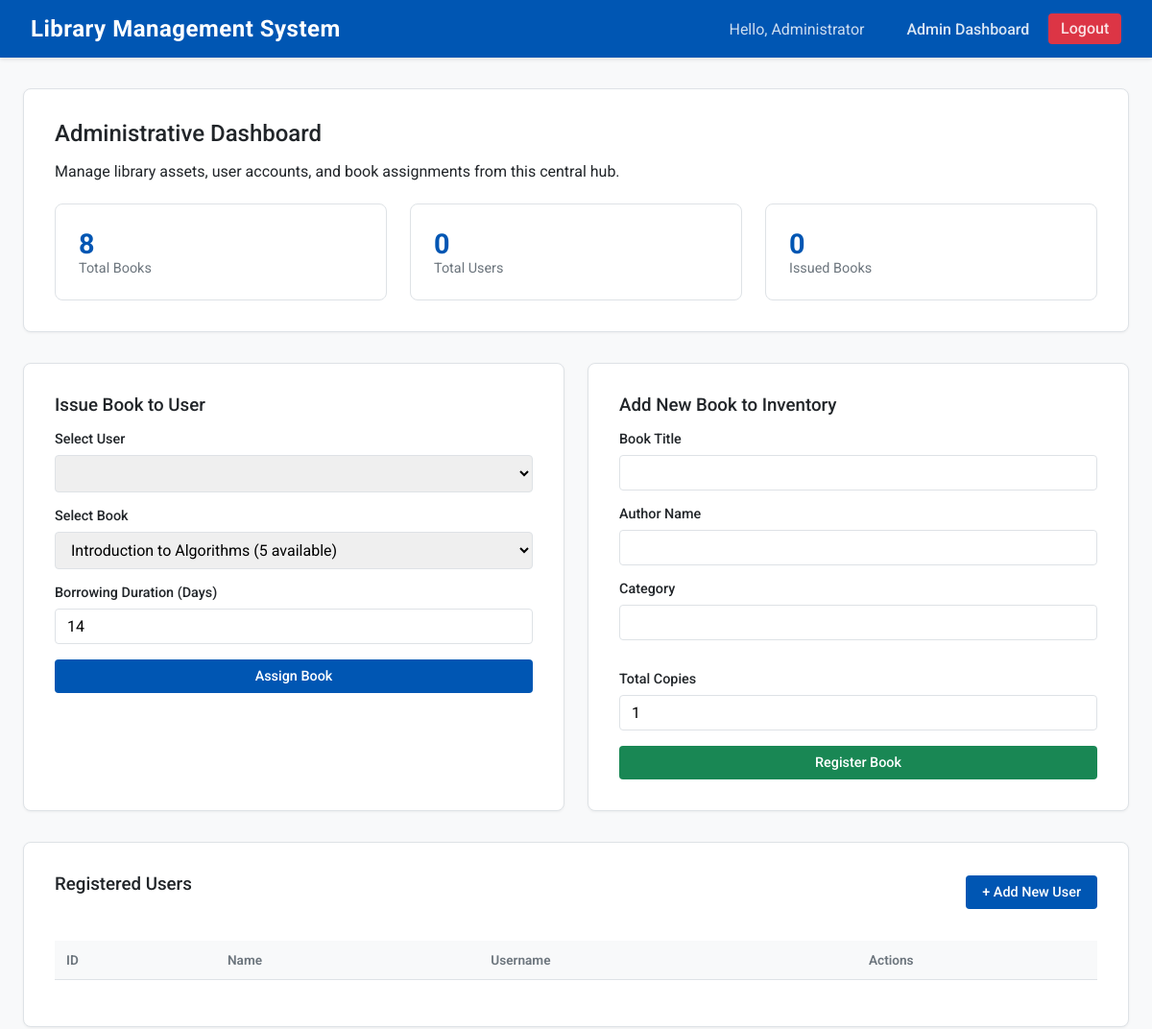
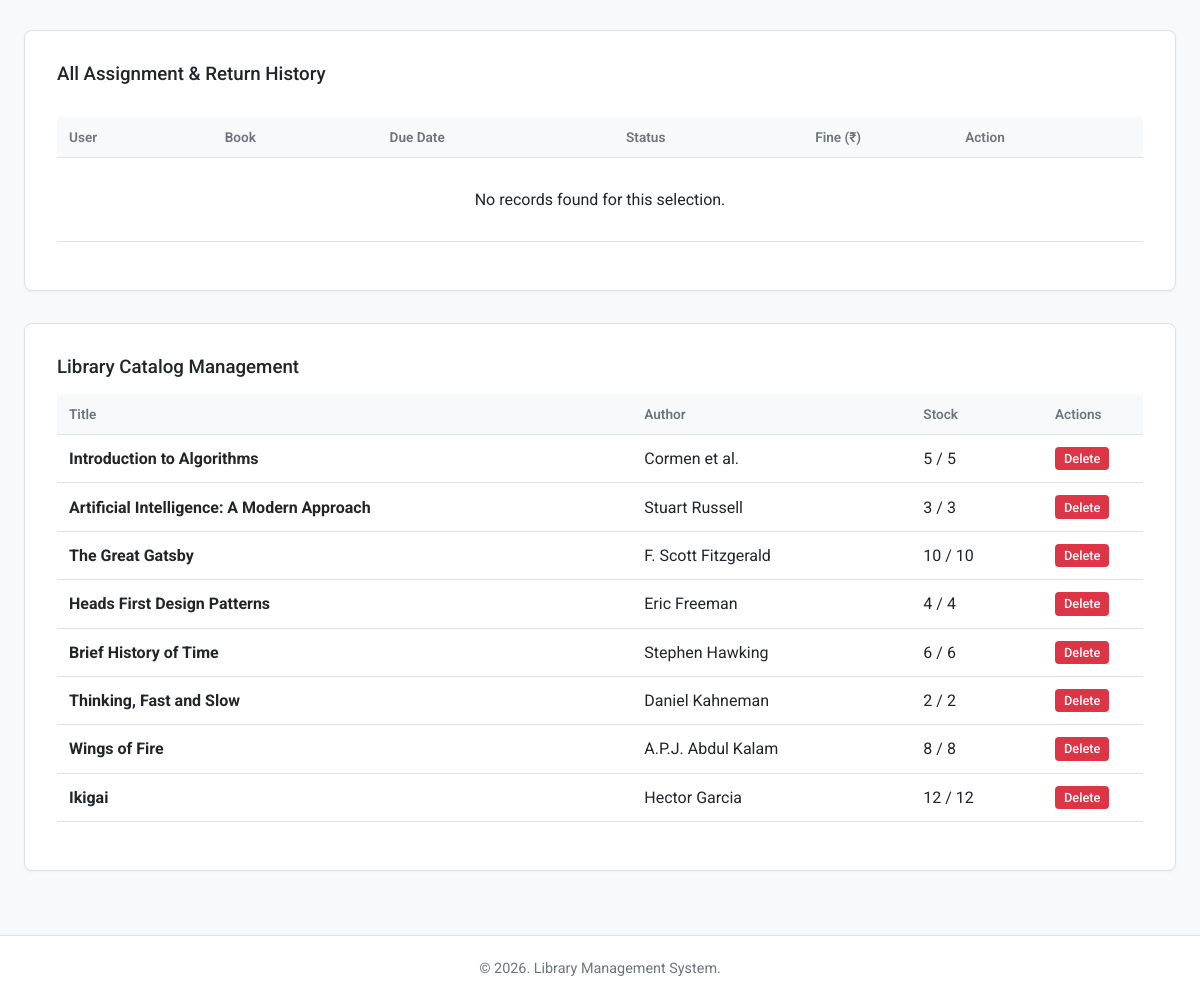
Screenshot of /admin_dashboard (signed in) with the database file from the repository (2 pictures, top to bottom).
### models.py (models this page shows)
class User(UserMixin, db.Model):
    id = db.Column(db.Integer, primary_key=True)
    username = db.Column(db.String(100), unique=True, nullable=False)
    password_hash = db.Column(db.String(200), nullable=False)
    role = db.Column(db.String(20), nullable=False, default='user') # 'admin' or 'user'
    name = db.Column(db.String(100))
    email = db.Column(db.String(100))
    borrows = db.relationship('BorrowRecord', backref='user', lazy=True, cascade="all, delete-orphan")

class Book(db.Model):
    id = db.Column(db.Integer, primary_key=True)
    title = db.Column(db.String(250), nullable=False)
    author = db.Column(db.String(200), nullable=False)
    category = db.Column(db.String(100), nullable=False)
    isbn = db.Column(db.String(50))
    total_copies = db.Column(db.Integer, default=1)
    available_copies = db.Column(db.Integer, default=1)
    added_date = db.Column(db.DateTime, default=datetime.utcnow)
    borrows = db.relationship('BorrowRecord', backref='book', lazy=True)

### app.py (the view)
@app.route('/admin_dashboard')
@login_required
def admin_dashboard():
    if current_user.role != 'admin':
        return redirect(url_for('user_dashboard'))
    users = User.query.filter_by(role='user').all()
    books = Book.query.all()
    user_filter_id = request.args.get('user_filter')
    if user_filter_id:
        all_borrows = BorrowRecord.query.filter_by(user_id=user_filter_id).order_by(BorrowRecord.borrow_date.desc()).all()
    else:
        all_borrows = BorrowRecord.query.order_by(BorrowRecord.borrow_date.desc()).all()
    calculate_active_fines(all_borrows)
    return render_template('admin_dashboard.html', users=users, books=books, borrows=all_borrows, active_filter_id=user_filter_id)

### app.py (called while the page is built)
@login_manager.user_loader
def load_user(user_id):
    return User.query.get(int(user_id))

def calculate_active_fines(borrows):
    for b in borrows:
        if b.status == 'borrowed':
            b.fine_amount = calculate_fine(b.due_date)
    return borrows

### templates/admin_dashboard.html (shortened to what this page needs)
{% extends "base.html" %}
{% block content %}
<div class="panel">
    <h2>Administrative Dashboard</h2>
    <p class="text-muted">Manage library assets, user accounts, and book assignments from this central hub.</p>
    <div class="grid-3" style="margin-top: 1.5rem;">
        <div class="stats-card">
            <div class="stats-info">
                <h3>{{ books|length }}</h3>
                <p>Total Books</p>
            </div>
        </div>
        <div class="stats-card">
            <div class="stats-info">
                <h3>{{ users|length }}</h3>
                <p>Total Users</p>
            </div>
        </div>
        <div class="stats-card">
            <div class="stats-info">
                <h3>{{ borrows|selectattr('status', 'equalto', 'borrowed')|list|length }}</h3>
                <p>Issued Books</p>
            </div>
        </div>
    </div>
</div>
<div class="grid-2">
    <div class="panel">
        <h3>Issue Book to User</h3>
        <form method="POST" action="{{ url_for('assign_book') }}">
            <div class="form-group">
                <label>Select User</label>
                <select name="user_id" class="form-control" required>
                </select>
            </div>
            <div class="form-group">
                <label>Select Book</label>
                <select name="book_id" class="form-control" required>
                    {% for book in books if book.available_copies > 0 %}
                    <option value="{{ book.id }}">{{ book.title }} ({{ book.available_copies }} available)</option>
                    {% endfor %}
                </select>
            </div>
            <div class="form-group">
                <label>Borrowing Duration (Days)</label>
                <input type="number" name="days" class="form-control" value="14" min="1">
            </div>
            <button type="submit" class="btn btn-primary" style="width: 100%;">Assign Book</button>
        </form>
    </div>
    <div class="panel">
        <h3>Add New Book to Inventory</h3>
        <form method="POST" action="{{ url_for('add_book') }}">
            <div class="form-group">
                <label>Book Title</label>
                <input type="text" name="title" class="form-control" required>
            </div>
            <div class="form-group">
                <label>Author Name</label>
                <input type="text" name="author" class="form-control" required>
            </div>
            <div class="grid-2" style="gap: 1rem;">
                <div class="form-group">
                    <label>Category</label>
                    <input type="text" name="category" class="form-control" required>
                </div>
                <div class="form-group">
                    <label>Total Copies</label>
                    <input type="number" name="copies" class="form-control" min="1" value="1" required>
                </div>
            </div>
            <button type="submit" class="btn btn-success" style="width: 100%;">Register Book</button>
        </form>
    </div>
</div>
<div class="panel">
    <div style="display: flex; justify-content: space-between; align-items: center; margin-bottom: 2rem;">
        <h3>Registered Users</h3>
        <button onclick="document.getElementById('add-user-form').style.display='block'" class="btn btn-primary">+ Add New User</button>
    </div>
    <div class="table-responsive">
        <table>
            <thead>
                <tr>
                    <th>ID</th>
                    <th>Name</th>
                    <th>Username</th>
                    <th style="width: 250px;">Actions</th>
                </tr>
            </thead>
        </table>
    </div>
</div>
<div class="panel">
    <div style="display: flex; justify-content: space-between; align-items: center; margin-bottom: 1rem;">
        <h3>
            {% if active_filter_id %}
                Issued Books for:
                {% for u in users if u.id|string == active_filter_id|string %}
                    <span style="color: var(--primary);">{{ u.name }}</span>
                {% endfor %}
            {% else %}
                All Assignment & Return History
            {% endif %}
        </h3>
    </div>
    <div class="table-responsive">
        <table>
            <thead>
                <tr>
                    <th>User</th>
                    <th>Book</th>
                    <th>Due Date</th>
                    <th>Status</th>
                    <th style="width: 150px;">Fine (₹)</th>
                    <th>Action</th>
                </tr>
            </thead>
            <tbody>
                {% for b in borrows %}
                <tr>
                    <td>{{ b.user.name }}</td>
                    <td>{{ b.book.title }}</td>
                    <td>{{ b.due_date.strftime('%Y-%m-%d') }}</td>
                    <td>
                        {% if b.status == 'borrowed' %}
                            <span class="badge badge-warning">Active</span>
                            <form method="POST" action="{{ url_for('return_book', borrow_id=b.id) }}" style="display:inline; margin-left: 10px;">
                                <button type="submit" class="btn btn-success" style="padding: 0.2rem 0.5rem; font-size: 0.75rem;">Return</button>
                            </form>
                        {% else %}
                            <span class="badge badge-success">Returned</span>
                        {% endif %}
                    </td>
                    <td>
                        <form method="POST" action="{{ url_for('add_manual_fine', borrow_id=b.id) }}" style="display: flex; gap: 0.2rem; align-items: center;">
                            <input type="number" name="fine_amount" value="{{ b.fine_amount }}" class="form-control" style="padding: 0.2rem; font-size: 0.8rem;" min="0">
                            <button type="submit" class="btn btn-primary" style="padding: 0.2rem 0.4rem; font-size: 0.75rem;">Set</button>
                        </form>
                    </td>
                    <td>
                    </td>
                </tr>
                {% else %}
                <tr>
                    <td colspan="6" style="text-align: center; padding: 2rem;" class="text-muted">No records found for this selection.</td>
                </tr>
                {% endfor %}
            </tbody>
        </table>
    </div>
</div>
<div class="panel">
    <h3>Library Catalog Management</h3>
    <div class="table-responsive">
        <table>
            <thead>
                <tr>
                    <th>Title</th>
                    <th>Author</th>
                    <th>Stock</th>
                    <th style="width: 100px;">Actions</th>
                </tr>
            </thead>
            <tbody>
                {% for book in books %}
                <tr>
                    <td><strong>{{ book.title }}</strong></td>
                    <td>{{ book.author }}</td>
                    <td>{{ book.available_copies }} / {{ book.total_copies }}</td>
                    <td>
                        <form method="POST" action="{{ url_for('delete_book', book_id=book.id) }}" onsubmit="return confirm('Delete this book?');">
                            <button type="submit" class="btn btn-danger" style="padding: 0.2rem 0.5rem; font-size: 0.8rem;">Delete</button>
                        </form>
                    </td>
                </tr>
                {% endfor %}
            </tbody>
        </table>
    </div>
</div>
{% endblock %}

### templates/base.html (shortened to what this page needs)
<!DOCTYPE html>
<html lang="en">
<head>
    <link rel="stylesheet" href="{{ url_for('static', filename='style.css') }}">
</head>
<body>
    <nav class="navbar">
        <a href="/" class="navbar-brand">
            Library Management System
        </a>
        <div class="nav-links">
            {% if current_user.is_authenticated %}
                <span style="color: rgba(255,255,255,0.8); margin-right: 1rem;">Hello, {{ current_user.name or current_user.username }}</span>
                {% if current_user.role == 'admin' %}
                    <a href="{{ url_for('admin_dashboard') }}">Admin Dashboard</a>
                {% else %}
                    <a href="{{ url_for('user_dashboard') }}">User Dashboard</a>
                {% endif %}
                <a href="{{ url_for('logout') }}" class="btn-danger" style="margin-left: 1rem; padding: 0.4rem 0.8rem; border-radius: 4px;">Logout</a>
            {% else %}
                <a href="{{ url_for('login') }}">Login</a>
            {% endif %}
        </div>
    </nav>
    <div class="container">
        {% block content %}{% endblock %}
    </div>
    <footer>
        <p>&copy; 2026. Library Management System.</p>
    </footer>
</body>
</html>

### static/style.css (style rules this page uses)
:root { --primary: #0056b3; --primary-hover: #004494; --secondary: #6c757d; --bg-light: #f8f9fa; --surface: #ffffff; --text-main: #212529; --text-muted: #6c757d; --border-color: #dee2e6; --success: #198754; --danger: #dc3545; --warning: #ffc107; }
* { box-sizing: border-box; margin: 0; padding: 0; }
body { font-family: 'Roboto', sans-serif; background-color: var(--bg-light); color: var(--text-main); min-height: 100vh; display: flex; flex-direction: column; }
.navbar { background-color: var(--primary); padding: 1rem 2rem; display: flex; justify-content: space-between; align-items: center; box-shadow: 0 2px 4px rgba(0,0,0,0.1); }
.navbar-brand { font-size: 1.5rem; font-weight: 700; color: #ffffff; text-decoration: none; letter-spacing: 0.5px; }
.nav-links a { color: rgba(255, 255, 255, 0.85); text-decoration: none; margin-left: 1.5rem; font-weight: 500; transition: color 0.2s; }
.container { max-width: 1200px; margin: 2rem auto; padding: 0 1.5rem; flex: 1; width: 100%; }
.panel { background-color: var(--surface); border: 1px solid var(--border-color); border-radius: 8px; padding: 2rem; box-shadow: 0 1px 3px rgba(0, 0, 0, 0.05); margin-bottom: 2rem; }
h1, h2, h3, h4 { margin-bottom: 1rem; font-weight: 500; color: var(--text-main); }
.form-group { margin-bottom: 1rem; }
.form-group label { display: block; margin-bottom: 0.5rem; color: var(--text-main); font-weight: 500; font-size: 0.9rem; }
.form-control { width: 100%; padding: 0.5rem 0.75rem; border: 1px solid var(--border-color); border-radius: 4px; font-family: 'Roboto', sans-serif; font-size: 1rem; transition: border-color 0.2s; }
.btn { display: inline-block; padding: 0.5rem 1rem; border-radius: 4px; font-size: 0.9rem; font-weight: 500; text-align: center; cursor: pointer; transition: background-color 0.2s, color 0.2s; border: 1px solid transparent; text-decoration: none; font-family: inherit; }
.btn-primary { background-color: var(--primary); color: white; }
.btn-danger { background-color: var(--danger); color: white; }
.btn-success { background-color: var(--success); color: white; }
.table-responsive { overflow-x: auto; }
table { width: 100%; border-collapse: collapse; margin-bottom: 1rem; }
th, td { padding: 0.75rem; text-align: left; border-bottom: 1px solid var(--border-color); }
th { color: var(--text-muted); font-weight: 600; font-size: 0.85rem; background-color: var(--bg-light); }
.grid-2 { display: grid; grid-template-columns: repeat(auto-fit, minmax(350px, 1fr)); gap: 1.5rem; }
.grid-3 { display: grid; grid-template-columns: repeat(auto-fit, minmax(250px, 1fr)); gap: 1.5rem; }
.stats-card { display: flex; align-items: center; padding: 1.5rem; border-radius: 8px; background-color: var(--surface); border: 1px solid var(--border-color); }
.stats-info h3 { margin: 0; font-size: 1.8rem; color: var(--primary); font-weight: 700; }
.stats-info p { margin: 0; color: var(--text-muted); font-size: 0.9rem; }
footer { text-align: center; padding: 1.5rem; color: var(--text-muted); font-size: 0.9rem; border-top: 1px solid var(--border-color); background-color: var(--surface); margin-top: auto; }

### rows the page displays
User: name "Administrator"
Book: title "Introduction to Algorithms", author "Cormen et al.", available_copies "5", total_copies "5"
Book: title "Artificial Intelligence: A Modern Approach", author "Stuart Russell", available_copies "3", total_copies "3"
Book: title "The Great Gatsby", author "F. Scott Fitzgerald", available_copies "10", total_copies "10"
Book: title "Heads First Design Patterns", author "Eric Freeman", available_copies "4", total_copies "4"
Book: title "Brief History of Time", author "Stephen Hawking", available_copies "6", total_copies "6"
Book: title "Thinking, Fast and Slow", author "Daniel Kahneman", available_copies "2", total_copies "2"
Book: title "Wings of Fire", author "A.P.J. Abdul Kalam", available_copies "8", total_copies "8"
Book: title "Ikigai", author "Hector Garcia", available_copies "12", total_copies "12"

### other values shown
{{ books|length }} "8"
{{ users|length }} "0"
{{ borrows|selectattr('status', 'equalto', 'borrowed')|list|length }} "0"
form field book_id "Introduction to Algorithms (5 available)"
